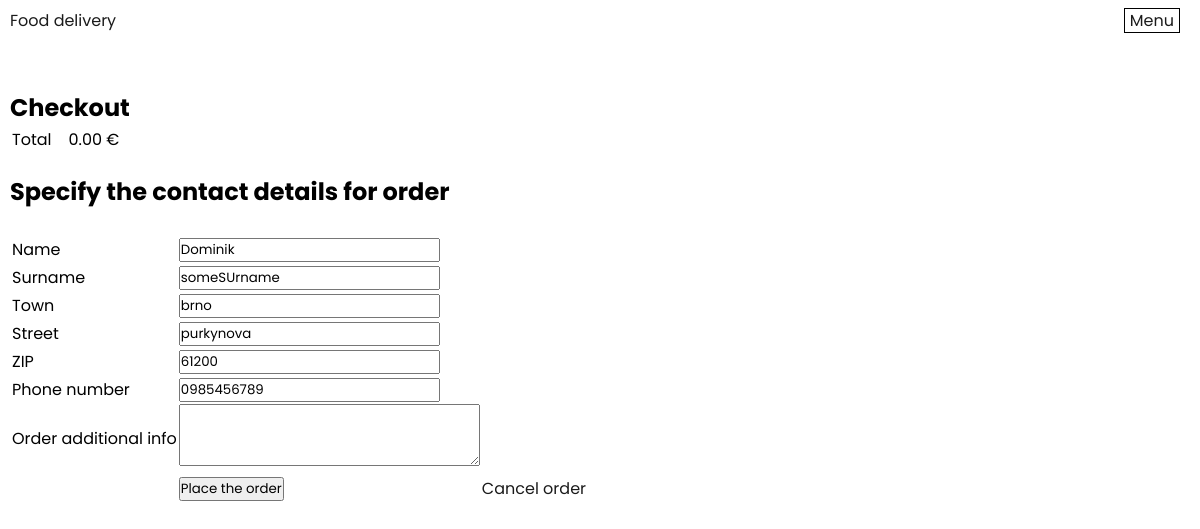
The app's page /checkoutPage.php (signed in), older data.
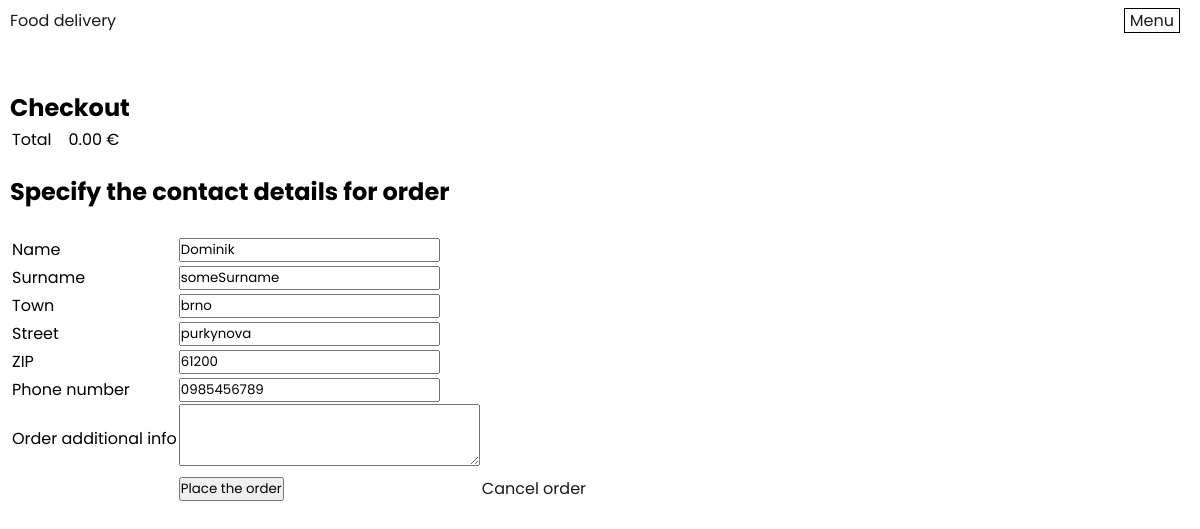
The same page, newer data.
### tables this page shows
CREATE TABLE person (
  personId INT AUTO_INCREMENT NOT NULL PRIMARY KEY,
  Name TINYTEXT,
  Surname TINYTEXT,
  Town TINYTEXT,
  Street TINYTEXT,
  ZIP INT,
  phoneNumber TINYTEXT,
  mail TINYTEXT,
  hashedPassword LONGTEXT,
  state ENUM("unregistered", "diner", "driver", "operator", "admin")
);

### checkoutPage.php (the view, shortened to what this page needs)
<?php
include "header.php";
if(isset($_SESSION["userId"])){
    $stmt = $pdo->prepare("SELECT Name, Surname, Town, Street, ZIP, phoneNumber FROM person WHERE personId = ?");
    $stmt->execute(array(intval($_SESSION["userId"])));
    $userData = $stmt->fetch(PDO::FETCH_ASSOC);
}
?>
<link rel="stylesheet" type="text/css" href="styles/checkoutPageStyle.css">
<div class="main-page-container">
    <h2>Checkout</h2>
    <table class="shopping-cart-table">
        <?php
        $totalPrice = 0;
        echo "<tr><td>Total</td><td>".number_format($totalPrice, 2, '.', '')." €</td></tr>";
        ?>
    </table>
    <h2>Specify the contact details for order</h2>
    <br>
    <form action="processPlaceOrder.php" method="post">
        <table>
            <tr>
                <td><label type="text" >Name</input></td>
                <td><input type="text" value=
                <?php echo "\"";
                    if(isset($userData["Name"])) {
                        echo $userData["Name"];
                    }
                    echo "\""; ?>
                name="userName"  placeholder="Name" required></td>
            </tr>
            <tr>
                <td><label type="text">Surname</input></td>
                <td><input type="text" value=
                <?php echo "\"";
                    if(isset($userData["Surname"])) {
                        echo $userData["Surname"];
                    }
                    echo "\""; ?>
                name="userSurname"  placeholder="Surname" required></td>
            </tr>
            <tr>
                <td><label type="text">Town</input></td>
                <td><input type="text" value=
                <?php echo "\"";
                    if(isset($userData["Town"])) {
                        echo $userData["Town"];
                    }
                    echo "\""; ?>
                name="userTown"  placeholder="Town" required></td>
            </tr>
            <tr>
                <td><label type="text">Street</input></td>
                <td><input type="text" value=
                <?php echo "\"";
                    if(isset($userData["Street"])) {
                        echo $userData["Street"];
                    }
                    echo "\""; ?>
                name="userStreet"  placeholder="Street" required></td>
            </tr>
            <tr>
                <td><label type="text">ZIP</input></td>
                <td><input type="text" pattern="\d{5}" value=
                <?php echo "\"";
                    if(isset($userData["ZIP"])) {
                        echo $userData["ZIP"];
                    }
                    echo "\""; ?>
                name="userZIP"  placeholder="ZIP (Eg.: 61200)" required></td>
            </tr>
            <tr>
                <td><label type="text">Phone number</input></td>
                <td><input type="tel" value=
                <?php echo "\"";
                    if(isset($userData["phoneNumber"])) {
                        echo $userData["phoneNumber"];
                    }
                    echo "\""; ?>
                name="userPhoneNumber"  placeholder="PhoneNumber" required></td>
            </tr>
            <tr>
                <td><label type="text">Order additional info</input></td>
                <td><textarea name="additionalInfo" cols="25" rows="3"></textarea></td>
            </tr>
            <tr>
                <td><?php if(isset($_GET["checkoutError"])){echo "Error!";} ?></td>
                <td><button type="submit">Place the order</button></td>
                <td><a href=<?php echo "\"restaurantDetailPage.php?restaurantId=".$_GET["restaurantId"]."\""; ?>>Cancel order</a></td>
            </tr>
        </table>
    </form>
</div>

Row changes from the older to the newer data that the page shows:
changed person "Dominik": userSurname "someSUrname" → "someSurname"
